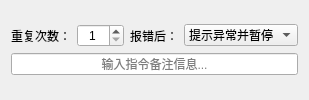
       <widget class="QWidget" name="tab_20">
        <attribute name="title">
         <string>功能区参数</string>
        </attribute>
        <layout class="QVBoxLayout" name="verticalLayout_44">
         <item>
          <layout class="QGridLayout" name="gridLayout_5">
           <item row="0" column="2">
            <widget class="QLabel" name="label_33">
             <property name="text">
              <string>报错后：</string>
             </property>
             <property name="alignment">
              <set>Qt::AlignmentFlag::AlignCenter</set>
             </property>
            </widget>
           </item>
           <item row="2" column="0" colspan="4">
            <widget class="QLineEdit" name="lineEdit_5">
             <property name="alignment">
              <set>Qt::AlignmentFlag::AlignCenter</set>
             </property>
             <property name="placeholderText">
              <string>输入指令备注信息...</string>
             </property>
            </widget>
           </item>
           <item row="0" column="3">
            <widget class="QComboBox" name="comboBox_9">
             <item>
              <property name="text">
               <string>提示异常并暂停</string>
              </property>
             </item>
             <item>
              <property name="text">
               <string>自动跳过</string>
              </property>
             </item>
             <item>
              <property name="text">
               <string>提示异常并停止</string>
              </property>
             </item>
            </widget>
           </item>
           <item row="0" column="1">
            <widget class="QSpinBox" name="spinBox">
             <property name="alignment">
              <set>Qt::AlignmentFlag::AlignCenter</set>
             </property>
             <property name="minimum">
              <number>1</number>
             </property>
             <property name="maximum">
              <number>999</number>
             </property>
            </widget>
           </item>
           <item row="0" column="0">
            <widget class="QLabel" name="label_21">
             <property name="text">
              <string>重复次数：</string>
             </property>
             <property name="alignment">
              <set>Qt::AlignmentFlag::AlignCenter</set>
             </property>
            </widget>
           </item>
          </layout>
         </item>
        </layout>
       </widget>
